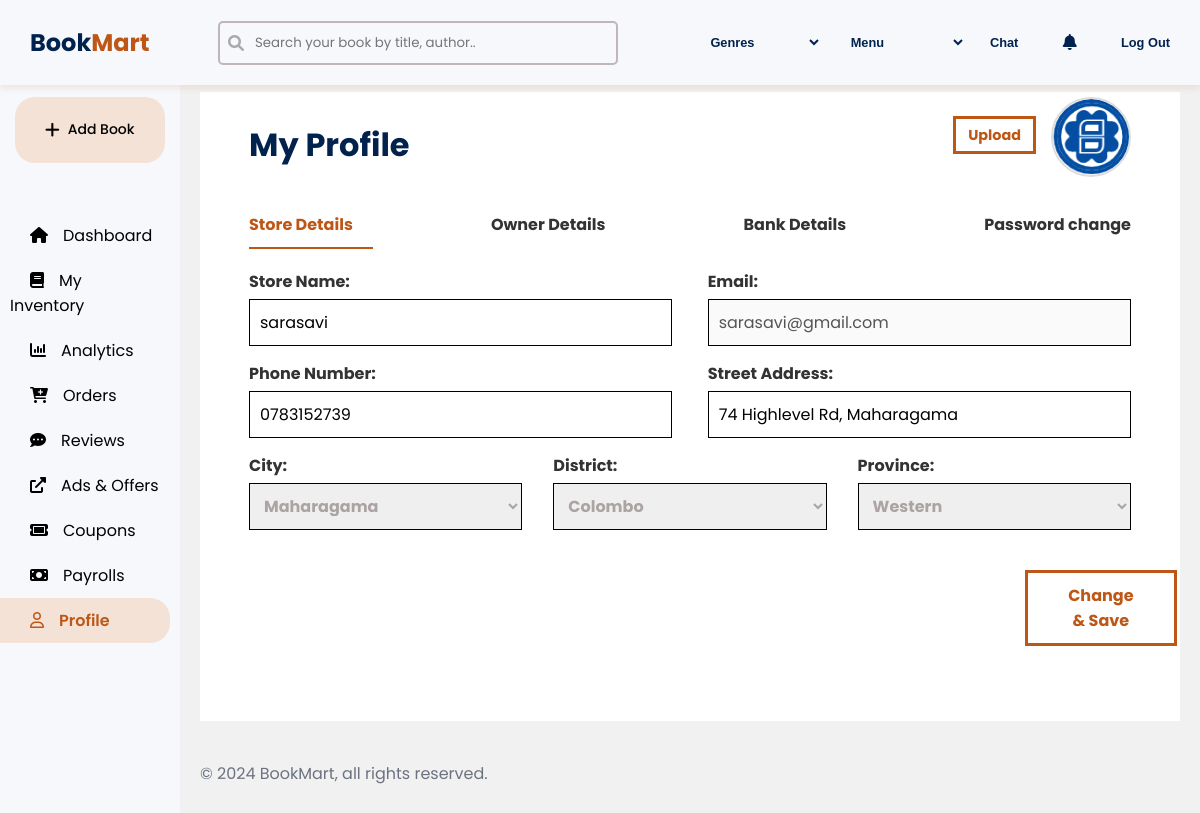
Screenshot of /public/BookstoreController/myProfile (signed in) with the database file from the repository.
### tables this page shows
CREATE TABLE `bookstore` (
  `id` int(11) NOT NULL,
  `user_id` int(11) NOT NULL,
  `store_name` varchar(255) NOT NULL,
  `phone_number` varchar(15) NOT NULL,
  `street_address` varchar(255) NOT NULL,
  `city` varchar(100) NOT NULL,
  `district` varchar(100) NOT NULL,
  `province` varchar(100) NOT NULL,
  `owner_name` varchar(255) NOT NULL,
  `owner_email` varchar(255) NOT NULL,
  `owner_phone_number` varchar(15) NOT NULL,
  `owner_nic` varchar(12) NOT NULL,
  `manager_name` varchar(255) DEFAULT NULL,
  `manager_email` varchar(255) DEFAULT NULL,
  `manager_phone_number` varchar(15) DEFAULT NULL,
  `manager_nic` varchar(12) DEFAULT NULL,
  `bank` varchar(255) NOT NULL,
  `branch_name` varchar(255) NOT NULL,
  `account_number` varchar(255) NOT NULL,
  `account_name` varchar(255) NOT NULL,
  `business_reg_no` varchar(50) NOT NULL,
  `evidence_doc` varchar(255) NOT NULL,
  `status` enum('pending','approved') NOT NULL DEFAULT 'pending',
  `createdAt` date NOT NULL DEFAULT current_timestamp(),
  `rating` decimal(3,1) DEFAULT NULL,
  `followers` int(11) NOT NULL DEFAULT 0,
  `profile_picture` varchar(255) NOT NULL
);

CREATE TABLE `user` (
  `ID` int(10) NOT NULL,
  `username` varchar(100) NOT NULL,
  `email` varchar(100) NOT NULL,
  `password` varchar(100) NOT NULL,
  `role` enum('buyer','bookSeller','bookStore','courier','admin') NOT NULL,
  `createdAt` date NOT NULL DEFAULT current_timestamp(),
  `active_status` enum('active','inactive') NOT NULL DEFAULT 'active'
);

### app/controllers/BookstoreController.php (called while the page is built, shortened)
<?php
class BookstoreController extends Controller{
    public function myProfile(){
        $storeModel = new BookStore;
        $userModel = new UserModel();
        $data = ['user_id' => $_SESSION['user_id']];
        $store=$storeModel->first($data);
        $store->email = $userModel->first(['ID' => $_SESSION['user_id']])->email;
        $storedata = ['store' => $store];
        $this->view('bookstoreProfile',$storedata);
    }
}

### public/index.php (called while the page is built, shortened)
<?php
require "../app/core/init.php";
$app = new App;
$app->loadController();

### app/core/init.php (called while the page is built, shortened)
<?php
spl_autoload_register(function($classname){
    $filename = "../app/models/".ucfirst($classname). ".php";
});
require 'Database.php';
require 'Model.php';

### app/core/Model.php (called while the page is built, shortened)
<?php
Trait Model{
    protected $limit = 10;
    protected $offset ='0';
    public function first($data,$data_not = []){
        $keys = array_keys($data);
        $keys_not = array_keys($data_not);
        $query="SELECT * FROM $this->table WHERE ";
        foreach($keys as $key){
            $query .= $key . "=:" .$key . " && ";
        }
        $query =trim($query," && ");
        $query .=" limit $this->limit offset $this->offset" ;
        $data = array_merge($data,$data_not);
        $result = $this->query($query,$data);
        if($result)
            return $result[0];
        return false;
    }
}

### app/core/Database.php (called while the page is built, shortened)
<?php
Trait Database{
    private $pdo;
    protected function connect() {
        if (!$this->pdo) {
            $string = "mysql:hostname=" . DBHOST . ";dbname=" . DBNAME;
            $this->pdo = new PDO($string, DBUSER, DBPASS);
        }
        return $this->pdo;
    }
    public function query($query,$data = []){
        $conn = $this->connect();
        $stm=$conn->prepare($query);
        $check = $stm->execute($data);
        if($check){
            $result = $stm->fetchAll(PDO::FETCH_OBJ);
            if(is_array($result) && count($result)){
                return $result;
            }
        }
        return false;
    }
}

### app/views/bookstoreProfile.view.php (the view, shortened to what this page needs)
<!DOCTYPE html>
<html lang="en">
<head>
    <link rel="stylesheet" href="<?= ROOT ?>/assets/CSS/bookstoreProfile.css">
    <link rel="stylesheet" href="https://cdnjs.cloudflare.com/ajax/libs/font-awesome/6.0.0-beta3/css/all.min.css">
    <link rel="stylesheet" href="https://cdnjs.cloudflare.com/ajax/libs/font-awesome/6.0.0-beta3/css/all.min.css">
</head>
<body>
    <?php include 'secondaryNavBar.view.php'; ?>
     <?php include 'commonSidebar.view.php'; ?>
    <div class="container">
    <div class="profile-container">
        <div class="profile-header">
            <div class="profile-heading">
               <h1 class="heading"> My Profile </h1>
            </div>
            <div class="profile-right">
                <form id="profilePicForm" enctype="multipart/form-data">
                    <label for="profile-upload" class="upload-btn">Upload</label>
                </form>
                <?php if (!empty($store->profile_picture)): ?>
                    <img id="profileImagePreview"
                        src="<?= ROOT ?>/assets/Images/bookstore-profile-pics/<?= htmlspecialchars($store->profile_picture) ?>"
                        alt="Profile Picture"
                        class="profile-image">
                <?php else: ?>
                    <div class="profile-placeholder">
                        <?= strtoupper(substr($store->store_name, 0, 2)) ?>
                    </div>
                <?php endif; ?>
            </div>
        </div>
        <br>
        <nav class="tabs">
            <button class="tab-button active first-child" onclick="showTab('store-details')">Store Details</button>
            <button class="tab-button" onclick="showTab('owner-details')">Owner Details</button>
            <button class="tab-button" onclick="showTab('bank-details')">Bank Details</button>
            <button class="tab-button last-child" onclick="showTab('password-change')">Password change</button>
        </nav>
        <form id="registerForm" method="POST" class="registration-form" action="<?= ROOT ?>/BookstoreController/updateStoreDetails">
            <div class="tab-content" id="store-details">
                <div class="form-group-row">
                    <div class="form-group">
                        <label for="store-name">Store Name:
                        </label>
                        <input type="text" id="store-name" placeholder="The name of the bookstore" name="store-name" value="<?= $store->store_name ?? ''; ?>" required>
                    </div>
                    <div class="form-group">
                        <label for="email">Email:</label>
                        <input type="email" name="email" id="email" placeholder="The Email of the bookstore" value="<?= $store->email ?? ''; ?>" disabled>
                    </div>
                </div>
                <div class="form-group-row">
                    <div class="form-group">
                        <label for="phone-number">Phone Number:</label>
                        <input type="text" name="phone-number" id="phone-number" placeholder="The contact number of the bookstore" value="<?= $store->phone_number ?? ''; ?>" required>
                    </div>
                    <div class="form-group">
                        <label for="street-address">Street Address:</label>
                        <input type="text" name="street-address" id="street-address" placeholder="The street address of the bookstore" value="<?= $store->street_address ?? ''; ?>" required>
                    </div>
                </div>
                <div class="form-group-row">
                    <div class="form-group-small">
                        <label for="city">City:</label>
                        <select id="city" name="city">
                            <option value="maharagama" <?= $store->city === 'maharagama' ? 'selected' : ''; ?>>Maharagama</option>
                        </select>
                    </div>
                    <div class="form-group-small">
                        <label for="district">District:</label>
                        <select id="district" name="district">
                            <option value="colombo" <?= $store->district === 'colombo' ? 'selected' : ''; ?>>Colombo</option>
                        </select>
                    </div>
                    <div class="form-group-small">
                        <label for="province">Province:</label>
                        <select id="province" name="province">
                            <option value="western" <?= $store->province === 'western' ? 'selected' : ''; ?>>Western</option>
                        </select>
                    </div>
                </div>
                <br>
                <button class="next-button" type="submit">Change & Save</button>
                <br><br><br><br>
            </div>
        </form>
        </div>
        </div>
    <footer class="small-footer">
            <p>&copy; 2024 BookMart, all rights reserved.</p>
    </footer>
</body>
</html>

### public/assets/CSS/bookstoreProfile.css (style rules this page uses)
* { margin: 0; box-sizing: border-box; font-family: 'poppins',Calibri, sans-serif; }
body { background-color: #F1F1F1; }
.container { width:85%; margin-top: 6%; margin-left: 15%; padding: 20px; }
.profile-container { background-color: #fff; width: 100%; margin: auto; margin-left: 0; margin-right: 0; display: flex; flex-direction: column; align-items: center; height: 90%; }
.profile-container h1 { margin-right: 78%; margin-top: 20px; color: #02224E; }
.tabs { display: flex; width: 100%; justify-content: space-between; margin-bottom: 20px; }
.tab-button { padding: 10px 20px; border: none; background-color: #ffffff; cursor: pointer; font-size: 1rem; font-weight: bold; color: #333; border-bottom: 2px solid transparent; transition: border-color 0.3s ease; }
.tab-button.first-child { margin-left: 5%; padding-left: 0; }
.tab-button.last-child { margin-right: 5%; padding-right: 0; }
.tab-button.active { border-bottom: 2px solid #BE5715; color: #BE5715; }
.tab-content { width: 100%; }
.registration-form { width:90%; }
.form-group { width: 48%; margin-bottom: 15px; position: relative; }
.form-group label { display: block; margin-bottom: 5px; font-weight: bold; color: #333; }
input { accent-color: #BE5715; }
.form-group input[type="text"],.form-group input[type="email"],.form-group input[type="password"] { width: 100%; padding: 10px; border: 1px solid #000000; font-size: 16px; }
.form-group input[type="text"]::placeholder,.form-group input[type="email"]::placeholder,.form-group input[type="password"]::placeholder,.form-group input[type="date"]::placeholder { color: #ACA3A3; font-weight: bold; }
.form-group-small { width: 31%; margin-right: 0; margin-left: 0; margin-bottom: 15px; }
.form-group-small label { display: block; margin-bottom: 5px; font-weight: bold; color: #333; }
.form-group-small input[type="text"],.form-group-small input[type="email"] ,.form-group-small input[type="password"] ,.form-group-small select { width: 100%; padding: 10px; border: 1px solid #000000; font-size: 16px; }
.form-group-small input[type="text"]::placeholder,.form-group-small input[type="email"]::placeholder,.form-group-small input[type="password"]::placeholder,.form-group-small select { color: #ACA3A3; font-weight: bold; }
.form-group-row { width: 100%; display: flex; justify-content: space-between; }
.next-button { margin-left: 90%; padding: 10px 40px; border: 3px solid #BE5715; font-weight: bold; color: #BE5715; background-color: #ffffff; font-size: 1rem; cursor: pointer; transition: background-color 0.3s ease; align-self: center; }
button[type='submit'] { margin-left: 88%; }
.small-footer { margin-left: 15%; padding: 20px; margin-top: 0; margin-bottom: 3rem; }
.small-footer p { color: #6b7280; }
.profile-header { width: 90%; display: flex; justify-content: space-between; align-items: center; }
.profile-heading { white-space: nowrap; font-weight: 600; color: #02224E; }
.profile-right { display: flex; align-items: center; gap: 15px; }
.upload-btn { background-color: #ffffff; color: #BE5715; border: solid 3px #BE5715; font-weight: bold; padding: 6px 12px; cursor: pointer; font-size: 0.9rem; transition: background-color 0.3s ease; }
.profile-image { margin-top: 5px; width: 80px; height: 80px; border-radius: 50%; object-fit: cover; border: 2px solid #ddd; }

### rows the page displays
bookstore: profile_picture (picture), store-name "sarasavi", phone-number "0783152739", street-address "74 Highlevel Rd, Maharagama", city "Maharagama", district "Colombo", province "Western"
user: email "sarasavi@gmail.com"
